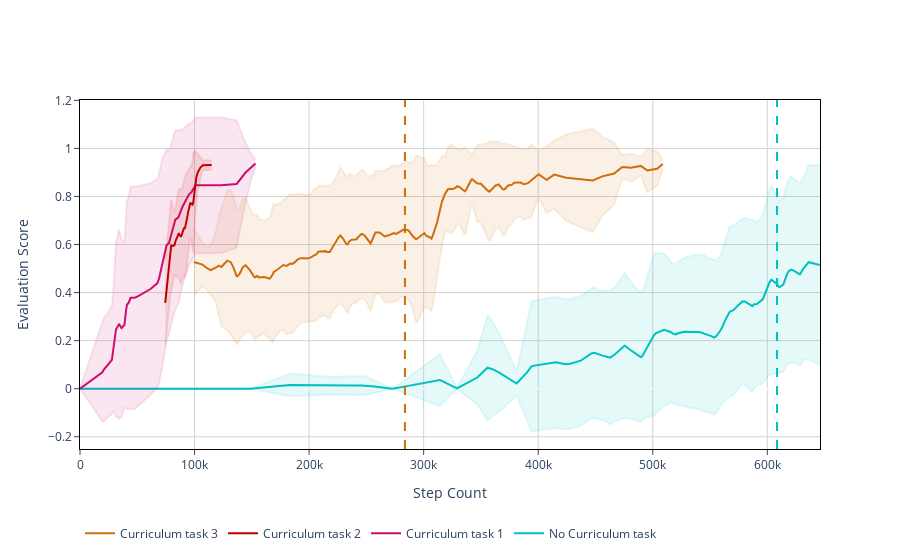

Notebook code cell kept with this figure:
### Markdown cell above
## PPO

### Code cell
vis.plot_trajectories(
    [ppo_stats_nocurr, ppo_stats_curr],
    time_domain='steps',
    task_trace_start='mean',
    show_std=True,
    show_stop_time=True,
    save_format='svg',
    save_path='./outputs/plots/ppo_doorkey_curr_vs_nocurr.svg'
)
